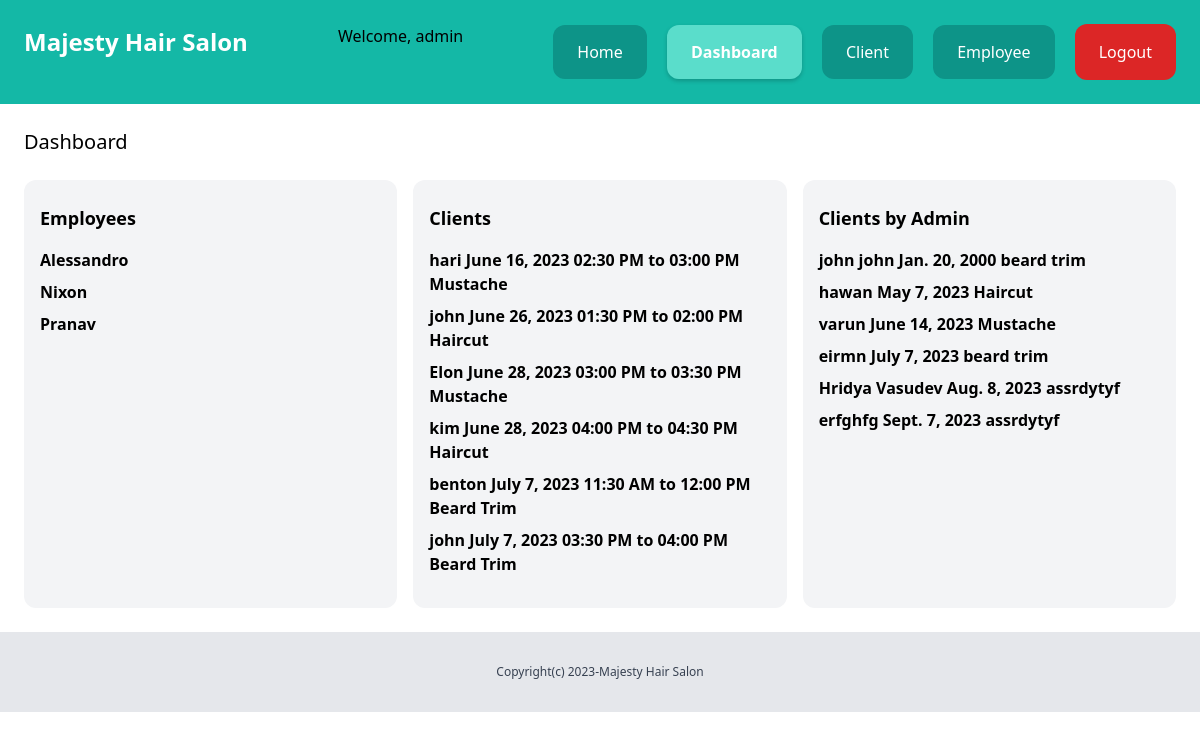
The page /dashboard/ (signed in) on the database its author committed.
### employee/models.py (models this page shows, shortened)
class Employee(models.Model):
    name=models.CharField(max_length=255)
    phonenumber=models.IntegerField()
    address=models.TextField()
    id_proof=models.CharField(max_length=15,null=True)
    created_by=models.ForeignKey(User,related_name='employee',on_delete=models.CASCADE)
    created_at=models.DateTimeField(auto_now_add=True)
    modified_at=models.DateTimeField(auto_now=True)

### appointment/models.py (models this page shows, shortened)
class Appointment(models.Model):
    first_name = models.CharField(max_length=100)
    last_name = models.CharField(max_length=100)
    email = models.EmailField(null=True)
    phone_number = models.CharField(max_length=20)
    date = models.DateField()
    slot=models.CharField(max_length=100,null=False)
    service = models.ForeignKey(Service, on_delete=models.CASCADE)
    request = models.TextField(null=True)
    created_at=models.DateTimeField(auto_now_add=True)
    slot_available = models.BooleanField(default=True)

class Service(models.Model):
    name = models.CharField(max_length=100)
    price = models.CharField(max_length=10)
    def __str__(self):
        return self.name

### client/models.py (models this page shows, shortened)
class Client(models.Model):
    name=models.CharField(max_length=255)
    email=models.EmailField(max_length=255)
    phonenumber=models.IntegerField()
    date = models.DateField(null=True)
    service=models.CharField(max_length=100,null=True)
    created_at=models.DateTimeField(auto_now_add=True)
    modified_at=models.DateTimeField(auto_now=True)

### dashboard/views.py (the view)
# urls.py: path('dashboard/',include('dashboard.urls')),
@login_required
def dashboard(request):
    emp=Employee.objects.filter(created_by=request.user).order_by('created_at')[0:5]
    client=Client.objects.all().order_by('date')
    customer=Appointment.objects.all().order_by('date')
    return render(request,'dashboard.html',{'emp':emp,'client':client,'customer':customer})

### dashboard/templates/dashboard.html (shortened to what this page needs)
{% extends 'base.html'%}
{%block content%}
<div class="py-6 px-6">
 <h1 class="mb-6 text-xl">Dashboard</h1>
 <div class="flex space-x-4">
    <div class="w-1/2 bg-gray-100 rounded-xl px-4 py-6 emp">
      <h2 class="mb-4 text-lg" style="font-weight: bold;">Employees</h2>
    {% for e in emp %}
      <div class="mb-2 emp">
        <h3 class=font-semibold>{{e.name}}</h3>
      </div>
    {%endfor%}
    </div>
    <div class="w-1/2  bg-gray-100 rounded-xl px-4 py-6 client">
        <h2 class="mb-4 text-lg" style="font-weight: bold;">Clients</h2>
        {% for customer in customer %}
        <div class="mb-2 client">
        <h3 class=font-semibold>{{customer.first_name}} {{customer.date}} {{customer.slot}} {{customer.service}}</h3>
        </div>
    {%endfor%}
    </div>
    <div class="w-1/2  bg-gray-100 rounded-xl px-4 py-6 client">
      <h2 class="mb-4 text-lg" style="font-weight: bold;">Clients by Admin</h2>
      {% for c in client %}
      <div class="mb-2 client">
      <h3 class=font-semibold>{{c.name}}  {{c.date}}  {{c.service}}</h3>
      </div>
  {%endfor%}
  </div>
 </div>
</div>
{% endblock %}

### App/templates/base.html (shortened to what this page needs)
{% load static %}
<!doctype html>
<html>
<head>
  <link rel="stylesheet" href="{% static 'main.min.css' %}">
</head>
<body>
  <nav class="py-6 px-6 flex justify-between bg-teal-500">
    <a href="/" class="text-white font-bold"><span style="font-weight: bold; font-size: 24px;">Majesty Hair Salon</span></a>
    <div>
      {% if user.is_authenticated %}
        <p>Welcome, {{ user.username }}</p>
      {% endif %}
    </div>
    <div class="space-x-4">
      <a href="{% url 'appointment:index' %}" class="{% if request.path == '/' %}active-link{% endif %} py-4 px-6 bg-teal-600 rounded-xl text-white">Home</a>
      {% if not request.user.is_authenticated %}
        <a href="{% url 'login' %}" class="{% if request.path == '/login/' %}active-link{% endif %} py-4 px-6 bg-teal-600 rounded-xl text-white">Login</a>
      {% else %}
        {% if request.user.is_superuser %}
        <a href="{% url 'dashboard' %}" class="{% if request.path == '/dashboard/' %}active-link{% endif %} py-4 px-6 bg-teal-600 rounded-xl text-white">Dashboard</a>
        <a href="{% url 'client_list' %}" class="{% if request.path == '/client_list/' %}active-link{% endif %} py-4 px-6 bg-teal-600 rounded-xl text-white">Client</a>
        <a href="{% url 'view_employee' %}" class="{% if request.path == '/view_employee/' %}active-link{% endif %} py-4 px-6 bg-teal-600 rounded-xl text-white">Employee</a>
        {% endif %}
        <a href="{% url 'logout' %}" class="inline-block py-4 px-6 bg-red-600 rounded-xl text-white">Logout</a>
      {% endif %}
    </div>
  </nav>
  {% block content %}
  {% endblock %}
  <footer class="py-8 text-center bg-gray-200">
    <p class="text-xs text-gray-700">Copyright(c) 2023-Majesty Hair Salon</p>
  </footer>
</body>
</html>

### App/templates/base.html (style rules this page uses)
.active-link { font-weight: bold; background-color: #5addcb; box-shadow: 0 2px 4px rgba(0, 0, 0, 0.2); }

### rows shown on the page
Employee: name "Alessandro"
Employee: name "Nixon"
Employee: name "Pranav"
Appointment: first_name "hari", date "June 16, 2023", slot "02:30 PM to 03:00 PM", service "Mustache"
Appointment: first_name "john", date "June 26, 2023", slot "01:30 PM to 02:00 PM", service "Haircut"
Appointment: first_name "Elon", date "June 28, 2023", slot "03:00 PM to 03:30 PM", service "Mustache"
Appointment: first_name "kim", date "June 28, 2023", slot "04:00 PM to 04:30 PM", service "Haircut"
Appointment: first_name "benton", date "July 7, 2023", slot "11:30 AM to 12:00 PM", service "Beard Trim"
Appointment: first_name "john", date "July 7, 2023", slot "03:30 PM to 04:00 PM", service "Beard Trim"
Client: name "john john", date "Jan. 20, 2000", service "beard trim"
Client: name "hawan", date "May 7, 2023", service "Haircut"
Client: name "varun", date "June 14, 2023", service "Mustache"
Client: name "eirmn", date "July 7, 2023", service "beard trim"
Client: name "Hridya Vasudev", date "Aug. 8, 2023", service "assrdytyf"
Client: name "erfghfg", date "Sept. 7, 2023", service "assrdytyf"

### other values the page prints
{{ user.username }} "admin"
